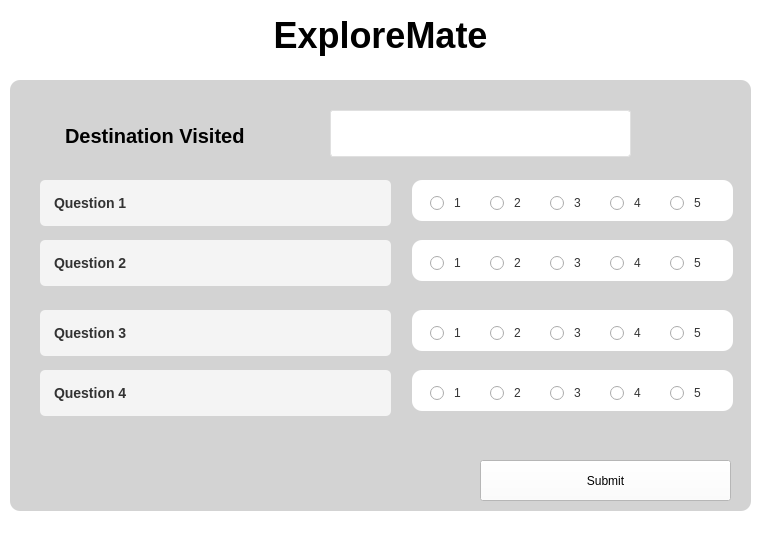
<?xml version="1.0" encoding="UTF-8"?>
<ui version="4.0">
 <class>feedbackwindow</class>
 <widget class="QWidget" name="feedbackwindow">
  <property name="geometry">
   <rect>
    <x>0</x>
    <y>0</y>
    <width>761</width>
    <height>536</height>
   </rect>
  </property>
  <property name="windowTitle">
   <string>Form</string>
  </property>
  <property name="styleSheet">
   <string notr="true">background-color: white;</string>
  </property>
  <widget class="QLabel" name="Background">
   <property name="geometry">
    <rect>
     <x>10</x>
     <y>80</y>
     <width>741</width>
     <height>431</height>
    </rect>
   </property>
   <property name="styleSheet">
    <string notr="true">background-color: lightgrey;
background-position: center;
background-repeat: no-repeat;
border-radius: 10px;</string>
   </property>
   <property name="text">
    <string/>
   </property>
  </widget>
  <widget class="QLabel" name="AppName">
   <property name="geometry">
    <rect>
     <x>260</x>
     <y>-10</y>
     <width>241</width>
     <height>91</height>
    </rect>
   </property>
   <property name="styleSheet">
    <string notr="true">QLabel {
    font-size: 36px;
    font-weight: bold;
    color: black;
    margin: 20px 0;
}
</string>
   </property>
   <property name="text">
    <string>ExploreMate</string>
   </property>
   <property name="alignment">
    <set>Qt::AlignmentFlag::AlignCenter</set>
   </property>
  </widget>
  <widget class="QComboBox" name="destinations">
   <property name="geometry">
    <rect>
     <x>330</x>
     <y>110</y>
     <width>301</width>
     <height>47</height>
    </rect>
   </property>
   <property name="styleSheet">
    <string notr="true">QComboBox {
    font-family: &quot;Arial&quot;;
    font-size: 16px;
    color: black;
    background-color: white;
    border: 1px solid #e0e0e0; /* Subtle light-gray border */
    border-radius: 3px; /* Slightly rounded corners */
    padding: 5px 10px; /* Spacing between text and edges */
    min-height: 35px; /* Matches height in the design */
    text-align: left;
	padding-right:10px;
}

QComboBox::drop-down {
    border: none; /* Removes dropdown arrow divider */
    subcontrol-origin: padding;
    subcontrol-position: center right; /* Positions the arrow on the far right */
    width: 30px; /* Size of the dropdown button */
}

QComboBox::down-arrow {
    image: url(:/images/down-arrow.png); /* Use a custom simple arrow icon */
    width: 12px; /* Size of the arrow icon */
    height: 12px;
}

QComboBox QAbstractItemView  {
    background-color: white; /* Dropdown menu background */
    border: 1px solid #e0e0e0; /* Matches box border */
    selection-background-color: #f7f7f7; /* Subtle hover effect */
    selection-color: black;
	color:black;
    padding: 5px;
    font-size: 16px;
}
</string>
   </property>
  </widget>
  <widget class="QLabel" name="label">
   <property name="geometry">
    <rect>
     <x>50</x>
     <y>110</y>
     <width>609</width>
     <height>52</height>
    </rect>
   </property>
   <property name="styleSheet">
    <string notr="true">QLabel {
	padding-left:10px;
	background:transparent;
    font-family: &quot;Arial&quot;;
    font-size: 20px;
    font-weight: bold;
    color: black;
    text-align: left;
}
</string>
   </property>
   <property name="text">
    <string>Destination Visited</string>
   </property>
  </widget>
  <widget class="QLabel" name="label_2">
   <property name="geometry">
    <rect>
     <x>40</x>
     <y>180</y>
     <width>351</width>
     <height>51</height>
    </rect>
   </property>
   <property name="styleSheet">
    <string notr="true">QLabel {
    font: bold 14px Arial;  /* Adjust font family and size */
    color: #333;  /* Text color */
    padding: 10px;  /* Padding around the label */
    background-color: #f4f4f4;  /* Background color for the label */
    border-radius: 5px;  /* Rounded corners for the label */
    margin-bottom: 5px;  /* Space below the label */
}</string>
   </property>
   <property name="text">
    <string>Question 1</string>
   </property>
  </widget>
  <widget class="QRadioButton" name="radioButton1_1">
   <property name="geometry">
    <rect>
     <x>430</x>
     <y>190</y>
     <width>41</width>
     <height>26</height>
    </rect>
   </property>
   <property name="styleSheet">
    <string notr="true">QRadioButton {
	border-radius:10px;
    font: 12px Arial;  /* Adjust font size */
    color: #333;  /* Text color */
    spacing: 10px;  /* Space between the radio button and the text */

}</string>
   </property>
   <property name="text">
    <string>1</string>
   </property>
  </widget>
  <widget class="QRadioButton" name="radioButton1_2">
   <property name="geometry">
    <rect>
     <x>490</x>
     <y>190</y>
     <width>41</width>
     <height>26</height>
    </rect>
   </property>
   <property name="styleSheet">
    <string notr="true">QRadioButton {
    font: 12px Arial;  /* Adjust font size */
    color: #333;  /* Text color */
    spacing: 10px;  /* Space between the radio button and the text */

}</string>
   </property>
   <property name="text">
    <string>2</string>
   </property>
  </widget>
  <widget class="QRadioButton" name="radioButton1_3">
   <property name="geometry">
    <rect>
     <x>550</x>
     <y>190</y>
     <width>41</width>
     <height>26</height>
    </rect>
   </property>
   <property name="styleSheet">
    <string notr="true">QRadioButton {
    font: 12px Arial;  /* Adjust font size */
    color: #333;  /* Text color */
    spacing: 10px;  /* Space between the radio button and the text */

}</string>
   </property>
   <property name="text">
    <string>3</string>
   </property>
  </widget>
  <widget class="QRadioButton" name="radioButton1_4">
   <property name="geometry">
    <rect>
     <x>610</x>
     <y>190</y>
     <width>41</width>
     <height>26</height>
    </rect>
   </property>
   <property name="styleSheet">
    <string notr="true">QRadioButton {
    font: 12px Arial;  /* Adjust font size */
    color: #333;  /* Text color */
    spacing: 10px;  /* Space between the radio button and the text */

}</string>
   </property>
   <property name="text">
    <string>4</string>
   </property>
  </widget>
  <widget class="QRadioButton" name="radioButton1_5">
   <property name="geometry">
    <rect>
     <x>670</x>
     <y>190</y>
     <width>41</width>
     <height>26</height>
    </rect>
   </property>
   <property name="styleSheet">
    <string notr="true">QRadioButton {
    font: 12px Arial;  /* Adjust font size */
    color: #333;  /* Text color */
    spacing: 10px;  /* Space between the radio button and the text */

}</string>
   </property>
   <property name="text">
    <string>5</string>
   </property>
  </widget>
  <widget class="QLabel" name="label_3">
   <property name="geometry">
    <rect>
     <x>412</x>
     <y>180</y>
     <width>321</width>
     <height>41</height>
    </rect>
   </property>
   <property name="styleSheet">
    <string notr="true">background-color: white;
border-radius:10px;</string>
   </property>
   <property name="text">
    <string/>
   </property>
  </widget>
  <widget class="QLabel" name="label_4">
   <property name="geometry">
    <rect>
     <x>40</x>
     <y>240</y>
     <width>351</width>
     <height>51</height>
    </rect>
   </property>
   <property name="styleSheet">
    <string notr="true">QLabel {
    font: bold 14px Arial;  /* Adjust font family and size */
    color: #333;  /* Text color */
    padding: 10px;  /* Padding around the label */
    background-color: #f4f4f4;  /* Background color for the label */
    border-radius: 5px;  /* Rounded corners for the label */
    margin-bottom: 5px;  /* Space below the label */
}</string>
   </property>
   <property name="text">
    <string>Question 2</string>
   </property>
  </widget>
  <widget class="QRadioButton" name="radioButton2_4">
   <property name="geometry">
    <rect>
     <x>610</x>
     <y>250</y>
     <width>41</width>
     <height>26</height>
    </rect>
   </property>
   <property name="styleSheet">
    <string notr="true">QRadioButton {
    font: 12px Arial;  /* Adjust font size */
    color: #333;  /* Text color */
    spacing: 10px;  /* Space between the radio button and the text */

}</string>
   </property>
   <property name="text">
    <string>4</string>
   </property>
  </widget>
  <widget class="QRadioButton" name="radioButton2_3">
   <property name="geometry">
    <rect>
     <x>550</x>
     <y>250</y>
     <width>41</width>
     <height>26</height>
    </rect>
   </property>
   <property name="styleSheet">
    <string notr="true">QRadioButton {
    font: 12px Arial;  /* Adjust font size */
    color: #333;  /* Text color */
    spacing: 10px;  /* Space between the radio button and the text */

}</string>
   </property>
   <property name="text">
    <string>3</string>
   </property>
  </widget>
  <widget class="QRadioButton" name="radioButton2_1">
   <property name="geometry">
    <rect>
     <x>430</x>
     <y>250</y>
     <width>41</width>
     <height>26</height>
    </rect>
   </property>
   <property name="styleSheet">
    <string notr="true">QRadioButton {
	border-radius:10px;
    font: 12px Arial;  /* Adjust font size */
    color: #333;  /* Text color */
    spacing: 10px;  /* Space between the radio button and the text */

}</string>
   </property>
   <property name="text">
    <string>1</string>
   </property>
  </widget>
  <widget class="QRadioButton" name="radioButton2_5">
   <property name="geometry">
    <rect>
     <x>670</x>
     <y>250</y>
     <width>41</width>
     <height>26</height>
    </rect>
   </property>
   <property name="styleSheet">
    <string notr="true">QRadioButton {
    font: 12px Arial;  /* Adjust font size */
    color: #333;  /* Text color */
    spacing: 10px;  /* Space between the radio button and the text */

}</string>
   </property>
   <property name="text">
    <string>5</string>
   </property>
  </widget>
  <widget class="QLabel" name="label_5">
   <property name="geometry">
    <rect>
     <x>412</x>
     <y>240</y>
     <width>321</width>
     <height>41</height>
    </rect>
   </property>
   <property name="styleSheet">
    <string notr="true">background-color: white;
border-radius:10px;</string>
   </property>
   <property name="text">
    <string/>
   </property>
  </widget>
  <widget class="QRadioButton" name="radioButton2_2">
   <property name="geometry">
    <rect>
     <x>490</x>
     <y>250</y>
     <width>41</width>
     <height>26</height>
    </rect>
   </property>
   <property name="styleSheet">
    <string notr="true">QRadioButton {
    font: 12px Arial;  /* Adjust font size */
    color: #333;  /* Text color */
    spacing: 10px;  /* Space between the radio button and the text */

}</string>
   </property>
   <property name="text">
    <string>2</string>
   </property>
  </widget>
  <widget class="QLabel" name="label_6">
   <property name="geometry">
    <rect>
     <x>40</x>
     <y>310</y>
     <width>351</width>
     <height>51</height>
    </rect>
   </property>
   <property name="styleSheet">
    <string notr="true">QLabel {
    font: bold 14px Arial;  /* Adjust font family and size */
    color: #333;  /* Text color */
    padding: 10px;  /* Padding around the label */
    background-color: #f4f4f4;  /* Background color for the label */
    border-radius: 5px;  /* Rounded corners for the label */
    margin-bottom: 5px;  /* Space below the label */
}</string>
   </property>
   <property name="text">
    <string>Question 3</string>
   </property>
  </widget>
  <widget class="QRadioButton" name="radioButton4_2">
   <property name="geometry">
    <rect>
     <x>490</x>
     <y>380</y>
     <width>41</width>
     <height>26</height>
    </rect>
   </property>
   <property name="styleSheet">
    <string notr="true">QRadioButton {
    font: 12px Arial;  /* Adjust font size */
    color: #333;  /* Text color */
    spacing: 10px;  /* Space between the radio button and the text */

}</string>
   </property>
   <property name="text">
    <string>2</string>
   </property>
  </widget>
  <widget class="QRadioButton" name="radioButton3_4">
   <property name="geometry">
    <rect>
     <x>610</x>
     <y>320</y>
     <width>41</width>
     <height>26</height>
    </rect>
   </property>
   <property name="styleSheet">
    <string notr="true">QRadioButton {
    font: 12px Arial;  /* Adjust font size */
    color: #333;  /* Text color */
    spacing: 10px;  /* Space between the radio button and the text */

}</string>
   </property>
   <property name="text">
    <string>4</string>
   </property>
  </widget>
  <widget class="QLabel" name="label_7">
   <property name="geometry">
    <rect>
     <x>40</x>
     <y>370</y>
     <width>351</width>
     <height>51</height>
    </rect>
   </property>
   <property name="styleSheet">
    <string notr="true">QLabel {
    font: bold 14px Arial;  /* Adjust font family and size */
    color: #333;  /* Text color */
    padding: 10px;  /* Padding around the label */
    background-color: #f4f4f4;  /* Background color for the label */
    border-radius: 5px;  /* Rounded corners for the label */
    margin-bottom: 5px;  /* Space below the label */
}</string>
   </property>
   <property name="text">
    <string>Question 4</string>
   </property>
  </widget>
  <widget class="QRadioButton" name="radioButton4_4">
   <property name="geometry">
    <rect>
     <x>610</x>
     <y>380</y>
     <width>41</width>
     <height>26</height>
    </rect>
   </property>
   <property name="styleSheet">
    <string notr="true">QRadioButton {
    font: 12px Arial;  /* Adjust font size */
    color: #333;  /* Text color */
    spacing: 10px;  /* Space between the radio button and the text */

}</string>
   </property>
   <property name="text">
    <string>4</string>
   </property>
  </widget>
  <widget class="QRadioButton" name="radioButton4_1">
   <property name="geometry">
    <rect>
     <x>430</x>
     <y>380</y>
     <width>41</width>
     <height>26</height>
    </rect>
   </property>
   <property name="styleSheet">
    <string notr="true">QRadioButton {
	border-radius:10px;
    font: 12px Arial;  /* Adjust font size */
    color: #333;  /* Text color */
    spacing: 10px;  /* Space between the radio button and the text */

}</string>
   </property>
   <property name="text">
    <string>1</string>
   </property>
  </widget>
  <widget class="QRadioButton" name="radioButton3_3">
   <property name="geometry">
    <rect>
     <x>550</x>
     <y>320</y>
     <width>41</width>
     <height>26</height>
    </rect>
   </property>
   <property name="styleSheet">
    <string notr="true">QRadioButton {
    font: 12px Arial;  /* Adjust font size */
    color: #333;  /* Text color */
    spacing: 10px;  /* Space between the radio button and the text */

}</string>
   </property>
   <property name="text">
    <string>3</string>
   </property>
  </widget>
  <widget class="QRadioButton" name="radioButton3_1">
   <property name="geometry">
    <rect>
     <x>430</x>
     <y>320</y>
     <width>41</width>
     <height>26</height>
    </rect>
   </property>
   <property name="styleSheet">
    <string notr="true">QRadioButton {
	border-radius:10px;
    font: 12px Arial;  /* Adjust font size */
    color: #333;  /* Text color */
    spacing: 10px;  /* Space between the radio button and the text */

}</string>
   </property>
   <property name="text">
    <string>1</string>
   </property>
  </widget>
  <widget class="QRadioButton" name="radioButton3_5">
   <property name="geometry">
    <rect>
     <x>670</x>
     <y>320</y>
     <width>41</width>
     <height>26</height>
    </rect>
   </property>
   <property name="styleSheet">
    <string notr="true">QRadioButton {
    font: 12px Arial;  /* Adjust font size */
    color: #333;  /* Text color */
    spacing: 10px;  /* Space between the radio button and the text */

}</string>
   </property>
   <property name="text">
    <string>5</string>
   </property>
  </widget>
  <widget class="QLabel" name="label_8">
   <property name="geometry">
    <rect>
     <x>412</x>
     <y>310</y>
     <width>321</width>
     <height>41</height>
    </rect>
   </property>
   <property name="styleSheet">
    <string notr="true">background-color: white;
border-radius:10px;</string>
   </property>
   <property name="text">
    <string/>
   </property>
  </widget>
  <widget class="QLabel" name="label_9">
   <property name="geometry">
    <rect>
     <x>412</x>
     <y>370</y>
     <width>321</width>
     <height>41</height>
    </rect>
   </property>
   <property name="styleSheet">
    <string notr="true">background-color: white;
border-radius:10px;</string>
   </property>
   <property name="text">
    <string/>
   </property>
  </widget>
  <widget class="QRadioButton" name="radioButton4_5">
   <property name="geometry">
    <rect>
     <x>670</x>
     <y>380</y>
     <width>41</width>
     <height>26</height>
    </rect>
   </property>
   <property name="styleSheet">
    <string notr="true">QRadioButton {
    font: 12px Arial;  /* Adjust font size */
    color: #333;  /* Text color */
    spacing: 10px;  /* Space between the radio button and the text */

}</string>
   </property>
   <property name="text">
    <string>5</string>
   </property>
  </widget>
  <widget class="QRadioButton" name="radioButton4_3">
   <property name="geometry">
    <rect>
     <x>550</x>
     <y>380</y>
     <width>41</width>
     <height>26</height>
    </rect>
   </property>
   <property name="styleSheet">
    <string notr="true">QRadioButton {
    font: 12px Arial;  /* Adjust font size */
    color: #333;  /* Text color */
    spacing: 10px;  /* Space between the radio button and the text */

}</string>
   </property>
   <property name="text">
    <string>3</string>
   </property>
  </widget>
  <widget class="QRadioButton" name="radioButton3_2">
   <property name="geometry">
    <rect>
     <x>490</x>
     <y>320</y>
     <width>41</width>
     <height>26</height>
    </rect>
   </property>
   <property name="styleSheet">
    <string notr="true">QRadioButton {
    font: 12px Arial;  /* Adjust font size */
    color: #333;  /* Text color */
    spacing: 10px;  /* Space between the radio button and the text */

}</string>
   </property>
   <property name="text">
    <string>2</string>
   </property>
  </widget>
  <widget class="QPushButton" name="ExploreBtn">
   <property name="geometry">
    <rect>
     <x>480</x>
     <y>460</y>
     <width>251</width>
     <height>41</height>
    </rect>
   </property>
   <property name="cursor">
    <cursorShape>PointingHandCursor</cursorShape>
   </property>
   <property name="styleSheet">
    <string notr="true">QPushButton {
    background-color: black;
    color: white;
    border-radius: 15px;
    padding: 10px;
    font-weight: bold;
}
exploreButton-&gt;setStyleSheet(
    &quot;background-color: black;&quot;
    &quot;color: white;&quot;
    &quot;font-size: 16px;&quot;
    &quot;padding: 10px 20px;&quot;
    &quot;border-radius: 5px;&quot;
    &quot;border: none;&quot;
    &quot;hover { background-color: #444; }&quot;
);

</string>
   </property>
   <property name="text">
    <string>Submit</string>
   </property>
  </widget>
  <zorder>Background</zorder>
  <zorder>AppName</zorder>
  <zorder>destinations</zorder>
  <zorder>label</zorder>
  <zorder>label_2</zorder>
  <zorder>label_3</zorder>
  <zorder>radioButton1_1</zorder>
  <zorder>radioButton1_2</zorder>
  <zorder>radioButton1_3</zorder>
  <zorder>radioButton1_4</zorder>
  <zorder>radioButton1_5</zorder>
  <zorder>label_4</zorder>
  <zorder>label_5</zorder>
  <zorder>radioButton2_2</zorder>
  <zorder>radioButton2_4</zorder>
  <zorder>radioButton2_3</zorder>
  <zorder>radioButton2_1</zorder>
  <zorder>radioButton2_5</zorder>
  <zorder>label_6</zorder>
  <zorder>label_7</zorder>
  <zorder>label_8</zorder>
  <zorder>label_9</zorder>
  <zorder>radioButton3_2</zorder>
  <zorder>radioButton3_4</zorder>
  <zorder>radioButton3_3</zorder>
  <zorder>radioButton4_4</zorder>
  <zorder>radioButton4_1</zorder>
  <zorder>radioButton4_3</zorder>
  <zorder>radioButton4_2</zorder>
  <zorder>radioButton4_5</zorder>
  <zorder>radioButton3_1</zorder>
  <zorder>radioButton3_5</zorder>
  <zorder>ExploreBtn</zorder>
 </widget>
 <resources/>
 <connections/>
</ui>
